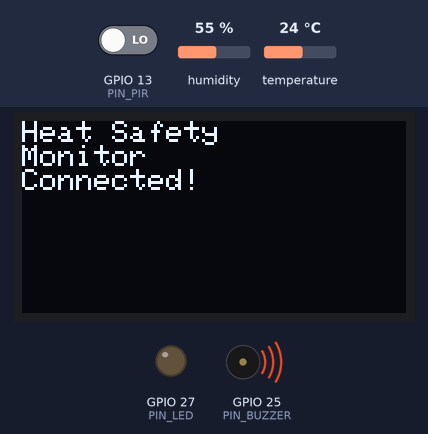
The program below on a simulated ESP32. Shown: 128×64 one-colour display, output pins drawn as LEDs (lit = HIGH), buzzer (waves = sounding, pin HIGH). The inputs (shaded band) are chosen by the test bench; at power-on: GPIO 13 (PIN_PIR) LOW, humidity 55 %, temperature 24 °C. WiFi joins after 1.5 s; servers stay silent unless stated; uploads are accepted with an empty reply; what the program prints to the serial monitor is not drawn.

Above: at 7.7 s.
7.8 s: GPIO 13 (PIN_PIR) driven HIGH
Timing chart, 0 to 10.8 s (numbered marks = the images above; inputs shaded):
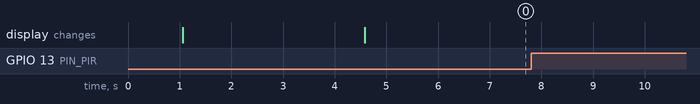

Measured:
- after the input at 7.8 s, every drawn part: stays the same

The program:

main.cpp
```cpp
#include <Arduino.h>
#include "config.h"
#include "wifi_manager.h"
#include "sensors.h"
#include "actuators.h"
#include "api_client.h"

unsigned long lastSensorPost   = 0;
unsigned long lastActuatorPoll = 0;

void setup() {
    Serial.begin(115200);
    delay(1000);

    Serial.println("=== Heat Safety Monitor ===");

    initActuators();
    initSensors();
    connectWifi();

    updateOLED("Heat Safety\nMonitor\nConnected!");
    delay(2000);
}

void loop() {
    ensureWifi();
    unsigned long now = millis();

    // ── POST sensor data ──────────────────────────────────────
    if (now - lastSensorPost >= INTERVAL_SENSOR_POST) {
        lastSensorPost = now;

        // DHT11
        DHTReading dht = readDHT();
        if (dht.valid) {
            postSensor("dht11_temp",     dht.temperature, "C");
            postSensor("dht11_humidity", dht.humidity,    "%");
            Serial.printf("[DHT] Temp: %.1f C  Humidity: %.1f%%\n",
                          dht.temperature, dht.humidity);
        }

        // PIR
        bool motion = readPIR();
        postPIR(motion);
        Serial.printf("[PIR] Motion: %s\n", motion ? "YES" : "NO");
    }

    // ── POLL actuators ────────────────────────────────────────
    if (now - lastActuatorPoll >= INTERVAL_ACTUATOR_POLL) {
        lastActuatorPoll = now;

        ActuatorCommand cmd = pollActuators();
        if (cmd.valid) {
            setBuzzer(cmd.buzzer);
            setLED(cmd.led);
            updateOLED(cmd.oledMessage);
            Serial.printf("[ACT] Buzzer: %s | LED: %s |OLED: %s\n",
                          cmd.buzzer ? "ON" : "OFF",
                          cmd.led    ? "ON" : "OFF",
                          cmd.oledMessage.c_str());
            Serial.printf("[ACT] Raw buzzer value: %d\n", cmd.buzzer);
        }
    }
}
```

actuators.h
```cpp
#pragma once
#include <Adafruit_SSD1306.h>
#include <Adafruit_GFX.h>
#include <Wire.h>
#include "config.h"

Adafruit_SSD1306 oled(OLED_WIDTH, OLED_HEIGHT, &Wire, -1);

void initActuators() {
    // Buzzer
    pinMode(PIN_BUZZER, OUTPUT);
    digitalWrite(PIN_BUZZER, HIGH);


    // LED
    pinMode(PIN_LED, OUTPUT);
    digitalWrite(PIN_LED, LOW);

    // OLED
    Wire.begin(OLED_SDA, OLED_SCL);
    if (!oled.begin(SSD1306_SWITCHCAPVCC, OLED_ADDRESS)) {
        Serial.println("[OLED] Init failed");
    } else {
        oled.clearDisplay();
        oled.setTextSize(1);
        oled.setTextColor(SSD1306_WHITE);
        oled.setCursor(0, 0);
        oled.println("Booting...");
        oled.display();
    }
}

void setLED(bool on) {
    digitalWrite(PIN_LED, on ? HIGH : LOW);
}

void setBuzzer(bool on) {
    if (on) {
        tone(PIN_BUZZER, 2000); // 2000Hz, adjust for loudness
    } else {
        noTone(PIN_BUZZER);
        digitalWrite(PIN_BUZZER, HIGH); // keep silent
    }
}

void updateOLED(const String& message) {
    oled.clearDisplay();
    oled.fillRect(0, 0, OLED_WIDTH, OLED_HEIGHT, SSD1306_BLACK); // force clear
    oled.setTextSize(1);
    oled.setTextColor(SSD1306_WHITE);

    String msg = message;
    int start = 0;
    int line  = 0;
    while (start < (int)msg.length() && line < 4) {
        int sep = msg.indexOf('|', start);
        String chunk = (sep == -1) ? msg.substring(start) : msg.substring(start, sep);
        chunk.trim();
        oled.setCursor(0, line * 12);
        oled.println(chunk);
        if (sep == -1) break;
        start = sep + 1;
        line++;
    }
    oled.display();
}
```

api_client.h
```cpp
#pragma once
#include <HTTPClient.h>
#include <ArduinoJson.h>
#include "config.h"

// POST a sensor reading
bool postSensor(const char* sensorType, float value, const char* unit) {
    HTTPClient http;
    http.begin(API_BASE "/sensors");
    http.addHeader("Content-Type", "application/json");
    http.addHeader("Accept", "application/json");

    JsonDocument doc;
    doc["sensor_type"] = sensorType;
    doc["value"]       = value;
    doc["unit"]        = unit;

    String body;
    serializeJson(doc, body);

    int code = http.POST(body);
    bool ok  = (code == 200 || code == 201);
    if (!ok) Serial.printf("[API] POST %s failed: %d\n", sensorType, code);
    http.end();
    return ok;
}

// POST a PIR (boolean) reading
bool postPIR(bool triggered) {
    HTTPClient http;
    http.begin(API_BASE "/sensors");
    http.addHeader("Content-Type", "application/json");
    http.addHeader("Accept", "application/json");

    JsonDocument doc;
    doc["sensor_type"] = "pir";
    doc["triggered"]   = triggered;

    String body;
    serializeJson(doc, body);

    int code = http.POST(body);
    bool ok  = (code == 200 || code == 201);
    if (!ok) Serial.printf("[API] POST pir failed: %d\n", code);
    http.end();
    return ok;
}

struct ActuatorCommand {
    bool buzzer;
    bool led;
    String oledMessage;
    bool valid;
};

// GET /api/actuators
ActuatorCommand pollActuators() {
    ActuatorCommand cmd = { false, false, "", false };
    HTTPClient http;
    http.begin(API_BASE "/actuators");
    http.addHeader("Accept", "application/json");

    int code = http.GET();
    if (code == 200) {
        JsonDocument doc;
        DeserializationError err = deserializeJson(doc, http.getStream());
        if (!err) {
            cmd.buzzer      = doc["buzzer"]["state"].as<bool>();
            cmd.led         = doc["led"]["state"].as<bool>();
            cmd.oledMessage = doc["oled"]["message"].as<String>();
            cmd.valid       = true;
        } else {
            Serial.println("[API] JSON parse error");
        }
    } else {
        Serial.printf("[API] GET actuators failed: %d\n", code);
    }
    http.end();
    return cmd;
}
```

sensors.h
```cpp
#pragma once
#include <DHT.h>
#include "config.h"

DHT dht(PIN_DHT, DHT_TYPE);

struct DHTReading {
    float temperature;
    float humidity;
    bool valid;
};

void initSensors() {
    dht.begin();
    delay(2000);  // DHT11 needs 2s after power-up before first read
    pinMode(PIN_PIR, INPUT);
}

DHTReading readDHT() {
    DHTReading r;
    delay(250);  // small delay before read
    r.temperature = dht.readTemperature();
    r.humidity    = dht.readHumidity();
    r.valid       = !isnan(r.temperature) && !isnan(r.humidity);
    if (!r.valid) Serial.println("[DHT] Read failed");
    return r;
}

bool readPIR() {
    return digitalRead(PIN_PIR) == HIGH;
}
```

wifi_manager.h
```cpp
#pragma once
#include <WiFi.h>
#include "config.h"

void connectWifi() {
    Serial.print("Connecting to WiFi");
    WiFi.begin(WIFI_SSID, WIFI_PASSWORD);
    while (WiFi.status() != WL_CONNECTED) {
        delay(500);
        Serial.print(".");
    }
    Serial.println();
    Serial.print("Connected! IP: ");
    Serial.println(WiFi.localIP());
}

void ensureWifi() {
    if (WiFi.status() != WL_CONNECTED) {
        Serial.println("WiFi lost, reconnecting...");
        connectWifi();
    }
}
```

config.h
```cpp
#pragma once

// --- WiFi ---
#define WIFI_SSID     "wifi_name"
#define WIFI_PASSWORD "password"

// --- Backend ---
#define SERVER_IP     "192.168.0.103"   // your machine's local IP
#define SERVER_PORT   8000
#define API_BASE      "http://192.168.0.103:8000/api"

// --- Pin definitions ---
#define PIN_DHT       4     // DHT11 data pin
#define PIN_PIR       13    // PIR signal pin
#define PIN_BUZZER    25    // Buzzer pin
#define OLED_SDA      21    // I2C SDA (default on ESP32)
#define OLED_SCL      22    // I2C SCL (default on ESP32)
#define PIN_LED       27

// --- DHT ---
#define DHT_TYPE      DHT11

// --- OLED ---
#define OLED_WIDTH    128
#define OLED_HEIGHT   64
#define OLED_ADDRESS  0x3C

// --- Timing (milliseconds) ---
#define INTERVAL_SENSOR_POST   2000   // how often to POST sensor data
#define INTERVAL_ACTUATOR_POLL 2000   // how often to poll for commands
```
